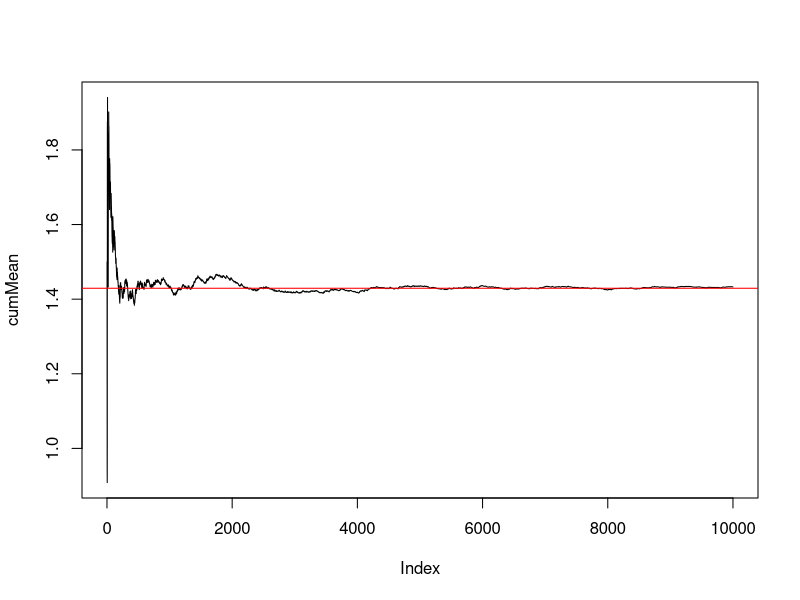
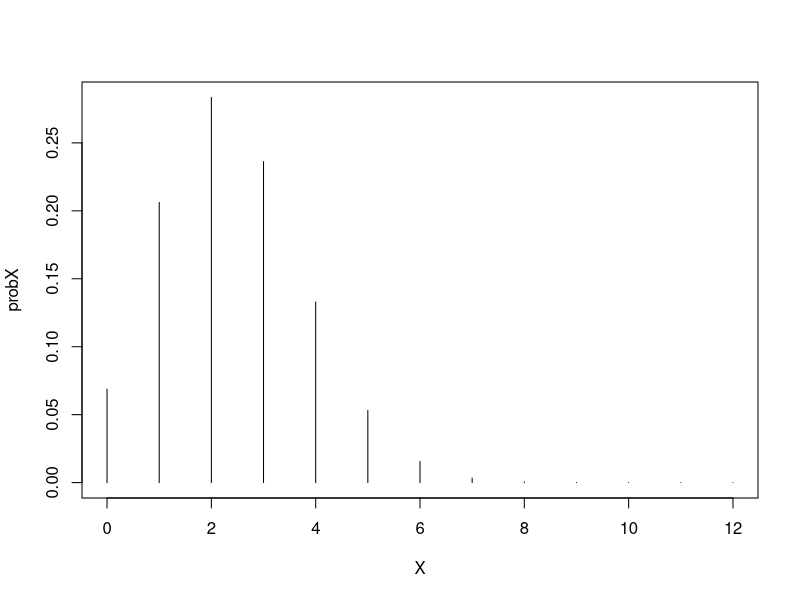

Here is the R script that generated these plots, in order:
## ---- chunk 1
# run this chunk of code:
X1 = c(1,2,3,4,5,6) # possible outcome of the first try
X2 = c(1,2,3,4,5,6) # possible outcome of the second try

Y = c() # defining an empty vector Y
# Then we divide each element of X1 by all value of X2 and record them in Y vector
for (i in X1) {
  for (j in X2) {
     Y = c(Y, i/j) # inserting X1/X2 into Y vector
  }
}
# Now Y is ready to be used in part a
## ---- chunk 2
# Hint: you can use sort() and mean() functions in R. 
round(sort(Y),3)
round(mean(Y),3)
## ---- chunk 3
# Hint: you can use sample() function in R to simulate 10000 instances of random dice numbers. Do this in R: Xsim1 <- sample(1:6, size = 10000, replace = TRUE), then the same for Xsim2. Now you have 10000 instances of rolling a die twice. Why replace = TRUE? 
Xsim1 <- sample(X1, size = 10000, replace = TRUE)
Xsim2 <- sample(X2, size = 10000, replace = TRUE)

# Then find Ysim=Xsim1/Xsim2 in R. Now you have 10000 instances of simulated Y values, saved in Ysim. Ysim is a new independently and identically distributed (iid) random variable. Ysim values are independent of each other because sampling is with replacement, or the outcome of the first roll does not have any impact on the outcome of the second roll.
Ysim <- Xsim1/Xsim2
head(Ysim)
## ---- chunk 4
# For plotting the cumulative mean of Ysim values we use plot(cumMean, type = "l"), but before that, you need to make a vector of cumulative means (cumMean) for Ysim values. Please watch at 2:50 in my first video in Module 2.
n = 10000
cumSumY <- cumsum(Ysim)
cumMean <- c()

# Create loop that calculates cumMean
# Iterate over all values 1:n dividing the cumulative sum by each value and storing it in cumMean
for (i in 1:n) {
  cumMean[i] <- cumSumY[i]/i
}

# Type = (l)ine plot
plot(cumMean, type = "l")
# Use abline to add a straight line through the plot to see the mean
# (col)or = red
abline(h = 1.429167, col = "red")
## ---- chunk 5
# Hint: X (the number of no shows) is a binomial random variable: X~binomial(p=0.2, n = 12). There is a given formula for finding the expected value and standard deviation of the binomial random variable. Watch Module 4, lecture part 3, when I talk about the properties of binomial random variables. 
n = 12
p = .2
µX = n*p
varX = n*p*(1-p)
sdX = sqrt(varX)
print("Expected number of no-shows:")
µX
print("Standard deviation:")
sdX
## ---- chunk 6
# You need to find P(X=x). You can answer it by using dbinom(X, size = 12, prob=.2) in R.
# Remember for probability of exact point you use dbinom, for multiple points use pbinom, and for simulations sbinom
# Watch Module 4, lecture part 3
X <- 0:12
probX <- dbinom(X, size = 12, prob=.2)
probX = round(probX, 3)
# Combine columns
cbind(X, probX)
## ---- chunk 7
# Watch Module 4, lecture part 3
X <- 0:12
probX <- dbinom(X, size = 12, prob=.2)
plot(X, probX, type = "h")
## ---- chunk 8
# Hint: X is the number of no-shows and we know that the p=0.2, and n=12. If zero or one customer does not show up, then the hotel ends up with more customer than available rooms. 
probFull <- pbinom(1, 12, .2)
probFull
## ---- chunk 9
# Hint: You can generate 10000 (or more) binomial instances based on n=12, and p=0.2 as follows:
# Xsim <-  rbinom(10000, 12, 0.2)
# Now Xsim is a data vector, and we can find its means and stdev by mean() and sd() functions in R.

Xsim <- rbinom(10000, 12, .2)
print('The mean of no-shows is:')
mean(Xsim)
print("The standard deviation of no-shows:")
sd(Xsim)
